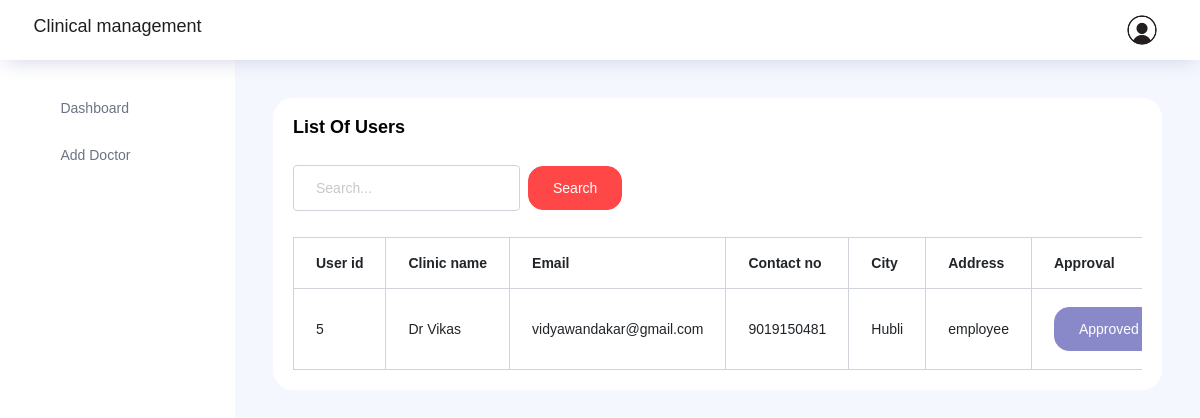
Page /clinic_db (signed in) on the committed database.
### users/models.py (models this page shows)
class NewUser(AbstractUser):
    user_type = models.CharField(max_length=100, default='patient')
    phone_no = models.CharField(max_length=100, default='employee')
    address = models.CharField(max_length=100, default='employee')
    city = models.CharField(max_length=100, default='employee')
    qualification=models.CharField(max_length=100, default=' ')
    specialization=models.CharField(max_length=100, default=' ')
    available_timings=models.CharField(max_length=100, default=' ')
    added_by=models.CharField(max_length=100, default=' ')

### users/views.py (the view)
# urls.py: path('clinic_db',views.clinic_db, name="clinic_db"),
def clinic_db(request):
    data = NewUser.objects.filter(user_type='doctor', added_by = request.user.id)
    context = {
        'data':data
    }
    print(request.user.id)
    return render(request,'clinic_db.html',context)

### users/templates/clinic_db.html (shortened to what this page needs)
{% extends 'base1.html' %}
{% block content %}
<div class="main-panel">
    <div class="content-wrapper">
        <div class="row">
<div class="col-lg-12 grid-margin stretch-card">
    <div class="card">
      <div class="card-body">
        <h4 class="card-title">List of users</h4>
        <div class="header-container">
          <div class="search-container">
            <form id="searchForm" method="get" action="" class="form-inline">
              <div class="form-group">
                <input type="text" name="search" class="form-control mr-2" placeholder="Search..." value="{{ search_query }}">
                <button type="submit" class="btn btn-danger">Search</button>
              </div>
            </form>
          </div>
        </div>
        <div class="table-responsive pt-3">
          <table class="table table-bordered">
            <thead>
              <tr>
                <th>User id</th>
                <th>Clinic name</th>
                <th>Email</th>
                <th>Contact no</th>
                <th>City</th>
                <th>Address</th>
                <th>Approval</th>
              </tr>
            </thead>
            <tbody>
              {% for x in data %}
                <tr>
                  <td>{{ x.id }}</td>
                  <td>{{ x.first_name }}</td>
                  <td>{{ x.email }}</td>
                  <td>{{ x.phone_no }}</td>
                  <td>{{ x.city }}</td>
                  <td class="wrap-text" style="line-height: 20px;">{{ x.address }}</td>
                  <td>
                    {% if x.is_staff %}
                    <a href="/add_marks/{{ x.id }}">
                      <button class="btn btn-primary">Approve</button>
                    </a>
                    {% else %}
                    <button class="btn btn-primary" disabled>Approved</button>
                    {% endif %}
                  </td>
                </tr>
              {% endfor %}
            </tbody>
          </table>
        </div>
      </div>
    </div>
  </div>
</div>
</div>
</div>
{% endblock %}

### users/templates/clinic_db.html (style rules this page uses)
.header-container { display: flex; justify-content: space-between; align-items: center; padding: 10px 0; }
.search-container, .filter-container { display: flex; align-items: center; }
.search-container .form-control { margin-right: 10px; }

### rows in the picture
NewUser: id "5", first_name "Dr Vikas", email "vidyawandakar@gmail.com", phone_no "9019150481", city "Hubli", is_staff "Approved"
